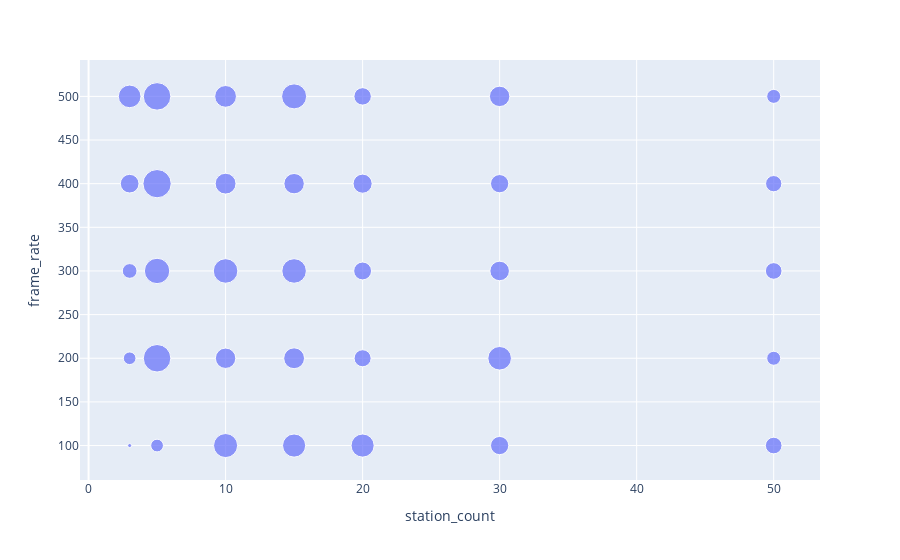

Source (notebook cell):
### Code cell
df_count_rate = df.groupby(["station_count", "frame_rate"]).mean().reset_index()
df_count_rate["throughput"] = df_count_rate["throughput"] ** 4
fig = px.scatter(df_count_rate, x="station_count", y="frame_rate", size="throughput")
fig.show()

### Figure 1 — Plotly figure (JSON) as saved in the notebook; plotly's stock layout.template omitted (floating-point values rounded to 4 significant figures)
{"data": [{"hovertemplate": "station_count=%{x}<br>frame_rate=%{y}<br>bps=%{marker.size}<extra></extra>", "legendgroup": "", "marker": {"color": "#636efa", "size": [122300000000000.0, 1182000000000000.0, 1595395317760000, 2569922191360000, 3778019983360000, 1195389135360000, 5572562780160000, 4739300764858375, 5888659253760000, 5572562780160000, 4262314024960000, 3064021032960000, 4433642127360000, 3197947740160000, 3478923509760000, 3934601256960000, 3197947740160000, 4433642127360000, 3064021032960000, 4610084085760000, 3934601256960000, 2138137600000000, 2346588610560000, 2687385600000000, 2240545423360000, 2456352194560000, 4096000000000000, 2808830402560000, 2456352194560000, 3064021032960000, 2039281090560000, 1439868559360000, 2039281090560000, 1943892828160000, 1439868559360000], "sizemode": "area", "sizeref": 14721648134400, "symbol": "circle"}, "mode": "markers", "name": "", "orientation": "v", "showlegend": false, "type": "scatter", "x": [3, 3, 3, 3, 3, 5, 5, 5, 5, 5, 10, 10, 10, 10, 10, 15, 15, 15, 15, 15, 20, 20, 20, 20, 20, 30, 30, 30, 30, 30, 50, 50, 50, 50, 50], "xaxis": "x", "y": [100, 200, 300, 400, 500, 100, 200, 300, 400, 500, 100, 200, 300, 400, 500, 100, 200, 300, 400, 500, 100, 200, 300, 400, 500, 100, 200, 300, 400, 500, 100, 200, 300, 400, 500], "yaxis": "y"}], "layout": {"legend": {"itemsizing": "constant", "tracegroupgap": 0}, "margin": {"t": 60}, "xaxis": {"anchor": "y", "domain": [0, 1], "title": {"text": "station_count"}}, "yaxis": {"anchor": "x", "domain": [0, 1], "title": {"text": "frame_rate"}}}}
